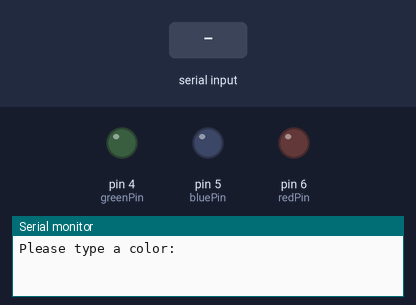
The sketch below on a simulated Arduino Uno, built with avr-gcc and run on an emulated ATmega328P. Shown: output pins drawn as LEDs (lit = HIGH), the last lines printed to the serial monitor. The inputs (shaded band) are chosen by the test bench.

Above: at 1.2 s.
1.3 s: "red" received over Serial
At 2.8 s:
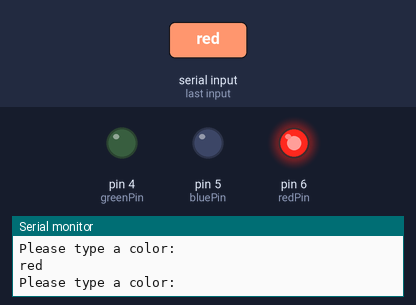
3.8 s: "blue" received over Serial
At 5.9 s:
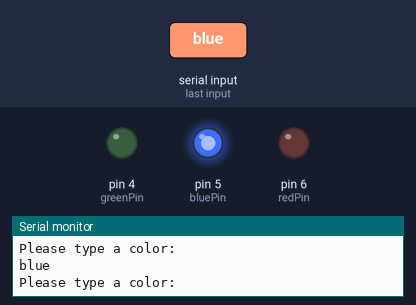
6.3 s: "green" received over Serial
At 7.8 s:
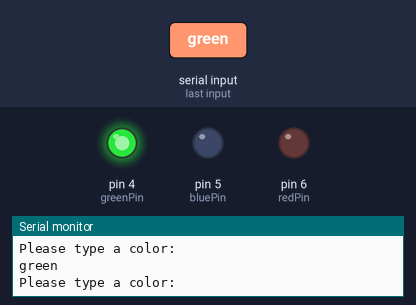
8.8 s: "all" received over Serial
At 10.9 s:
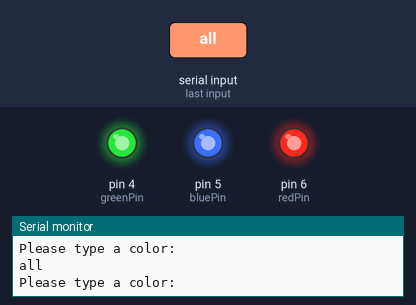
Timing chart, 0 to 12.3 s (numbered marks = the images above; inputs shaded):
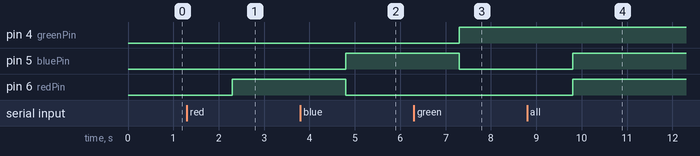

The sketch:

readFromSerial.ino
```cpp
int myNumber = 0;
String color;
int bluePin = 5;
int redPin = 6;
int greenPin = 4;
String msg = "Please type a color: ";
//String msg2 = "Your msg is: ";
void setup() {
  // put your setup code here, to run once:
  Serial.begin(9600);
  pinMode(bluePin, OUTPUT);
  pinMode(redPin, OUTPUT);
  pinMode(greenPin, OUTPUT);
}

void loop() {
  // put your main code here, to run repeatedly:
  Serial.println(msg);
  while(Serial.available() == 0) {

  }
  color = Serial.readString();
  Serial.println(color);
  if (color.equals("red")) {
    digitalWrite(redPin, HIGH);
    digitalWrite(bluePin, LOW);
    digitalWrite(greenPin, LOW);
  }
  if (color.equals("blue")) {
    digitalWrite(bluePin, HIGH);
    digitalWrite(greenPin, LOW);
    digitalWrite(redPin, LOW);
  }
  if (color.equals("green")) {
    digitalWrite(greenPin, HIGH);
    digitalWrite(bluePin, LOW);
    digitalWrite(redPin, LOW);
  }
  if (color.equals("all")) {
    digitalWrite(greenPin, HIGH);
    digitalWrite(bluePin, HIGH);
    digitalWrite(redPin, HIGH);
  }


//  myNumber = Serial.parseInt();
//  Serial.print(msg2);
//  Serial.println(myNumber);
}
```

Measured:
- after the input at 1.3 s, pin 6 (redPin): LOW → HIGH after 1.0 s
- after the input at 3.8 s, pin 5 (bluePin): LOW → HIGH after 1.0 s; pin 6 (redPin): HIGH → LOW after 1.0 s
- after the input at 6.3 s, pin 4 (greenPin): LOW → HIGH after 1.0 s; pin 5 (bluePin): HIGH → LOW after 1.0 s
- after the input at 8.8 s, pin 5 (bluePin), pin 6 (redPin): LOW → HIGH after 1.0 s
